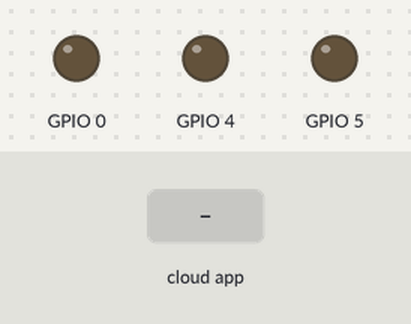
Bench run of a sketch on a simulated ESP8266 (NodeMCU). Parts: output pins drawn as LEDs (lit = HIGH). Inputs (shaded band) come from the test bench. WiFi joins after 1.5 s; servers stay silent unless stated; what the sketch prints to the serial monitor is not drawn.

Above: at 2.7 s.
2.8 s: the phone or cloud app sets Nome-Lampada to 64
At 3.6 s:
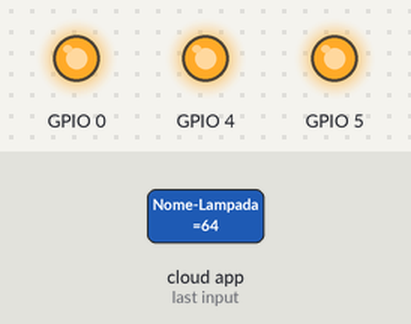
4.3 s: the phone or cloud app sets Nome-Lampada to 0
At 4.8 s:
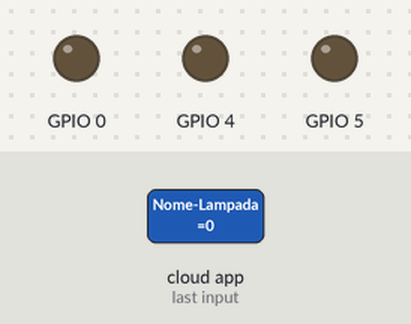
5.8 s: the phone or cloud app sets Nome-Lampada to 128
At 7.1 s:
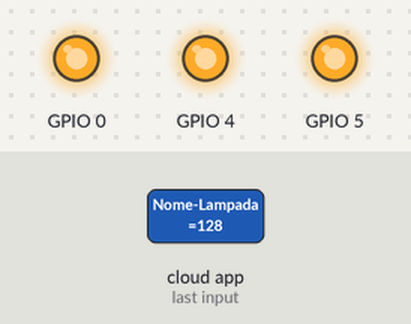
Timing chart, 0 to 8.8 s (numbered marks = the images above; inputs shaded):
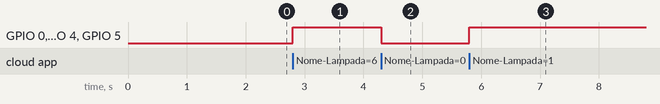

Measured:
- after the input at 2.8 s, GPIO 0, GPIO 4, GPIO 5: LOW → HIGH at once
- after the input at 4.3 s, GPIO 0, GPIO 4, GPIO 5: HIGH → LOW at once
- after the input at 5.8 s, GPIO 0, GPIO 4, GPIO 5: LOW → HIGH at once

The sketch:

Striscia_led_alexa_lab.ino
```cpp
/*
  _                                     _                                   _                             _
 | |                                   | |                                 | |                           | |
 | |     __ _ _ __ ___  _ __   __ _  __| | __ _    ___ _ __ ___   __ _ _ __| |_    ___ ___  _ __     __ _| | _____  ____ _
 | |    / _` | '_ ` _ \| '_ \ / _` |/ _` |/ _` |  / __| '_ ` _ \ / _` | '__| __|  / __/ _ \| '_ \   / _` | |/ _ \ \/ / _` |
 | |___| (_| | | | | | | |_) | (_| | (_| | (_| |  \__ \ | | | | | (_| | |  | |_  | (_| (_) | | | | | (_| | |  __/>  < (_| |
 |______\__,_|_| |_| |_| .__/ \__,_|\__,_|\__,_|  |___/_| |_| |_|\__,_|_|   \__|  \___\___/|_| |_|  \__,_|_|\___/_/\_\__,_|
                       | |
                       |_|    V1, 2022 by Matteo Mauri
 */


#ifdef ARDUINO_ARCH_ESP32
#include <WiFi.h>
#else
#include <ESP8266WiFi.h>
#endif
#define ESPALEXA_ASYNC
#include <Espalexa.h>


// *Lascia invariato*
boolean connectWifi();

// *Lascia incariato*
void colorLightChanged(uint8_t brightness, uint32_t rgb);


// Cambia con le tue credenziali
const char* ssid = "nome-wifi";
const char* password = "password-wifi";

boolean wifiConnected = false;

Espalexa espalexa;

void setup()
{
  Serial.begin(115200);
  // Initialise wifi connection
  wifiConnected = connectWifi();

  if (wifiConnected) {
    espalexa.addDevice("Nome-Lampada", colorLightChanged);
    espalexa.begin();

  } else
  {
    while (1) {
      Serial.println("Cannot connect to WiFi. Please check data and reset the ESP.");
      delay(2500);
    }
  }
}

void loop()
{
  espalexa.loop();
  delay(1);
}

//the color device callback function has two parameters
void colorLightChanged(uint8_t brightness, uint32_t rgb) {
  //do what you need to do here, for example control RGB LED strip

  if (brightness) {
    Serial.print(", Red: ");
    Serial.print((rgb >> 16) & 0xFF);
    analogWrite(0, (rgb >> 16) & 0xFF); // Led rosso
    Serial.print(", Green: ");
    Serial.print((rgb >>  8) & 0xFF); // Led verde
    analogWrite(4, (rgb >> 8) & 0xFF);
    Serial.print(", Blue: ");
    Serial.println(rgb & 0xFF); // Led blu
    analogWrite(5, (rgb & 0xFF));
  }
  else  {
    // spegnimento
    digitalWrite(0,0);
    digitalWrite(4,0);
    digitalWrite(5,0);
  }
}


// Funzione da non modificare
boolean connectWifi() {
  boolean state = true;
  int i = 0;

  WiFi.mode(WIFI_STA);
  WiFi.begin(ssid, password);
  Serial.println("");
  Serial.println("Connecting to WiFi");

  // Wait for connection
  Serial.print("Connecting...");
  while (WiFi.status() != WL_CONNECTED) {
    delay(500);
    Serial.print(".");
    if (i > 40) {
      state = false; break;
    }
    i++;
  }
  Serial.println("");
  if (state) {
    Serial.print("Connected to ");
    Serial.println(ssid);
    Serial.print("IP address: ");
    Serial.println(WiFi.localIP());
  }
  else {
    Serial.println("Connection failed.");
  }
  return state;
}
```
